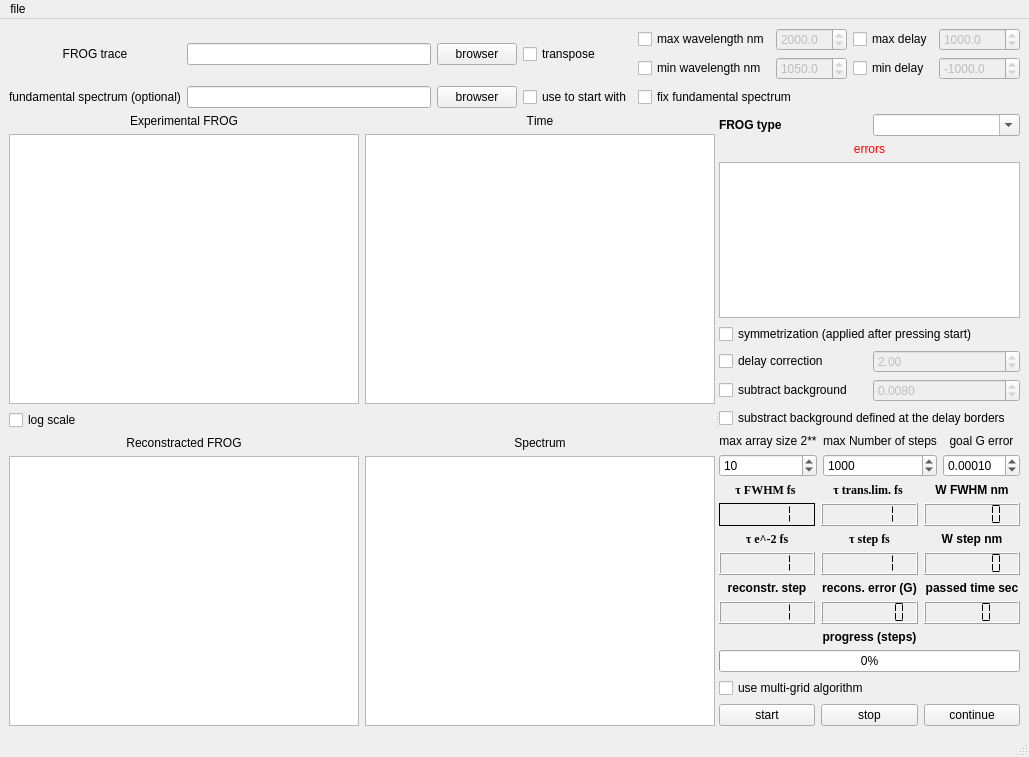
<?xml version="1.0" encoding="UTF-8"?>
<ui version="4.0">
 <class>MainWindow</class>
 <widget class="QMainWindow" name="MainWindow">
  <property name="windowModality">
   <enum>Qt::NonModal</enum>
  </property>
  <property name="geometry">
   <rect>
    <x>0</x>
    <y>0</y>
    <width>1025</width>
    <height>757</height>
   </rect>
  </property>
  <property name="sizePolicy">
   <sizepolicy hsizetype="Preferred" vsizetype="Preferred">
    <horstretch>0</horstretch>
    <verstretch>0</verstretch>
   </sizepolicy>
  </property>
  <property name="font">
   <font>
    <kerning>false</kerning>
   </font>
  </property>
  <property name="windowTitle">
   <string>Slava FROG v2.0</string>
  </property>
  <widget class="QWidget" name="centralwidget">
   <property name="sizePolicy">
    <sizepolicy hsizetype="Fixed" vsizetype="Preferred">
     <horstretch>0</horstretch>
     <verstretch>0</verstretch>
    </sizepolicy>
   </property>
   <layout class="QVBoxLayout" name="verticalLayout_3">
    <item>
     <layout class="QGridLayout" name="gridLayout_3">
      <item row="1" column="0">
       <widget class="QLabel" name="label_2">
        <property name="text">
         <string>fundamental spectrum (optional)</string>
        </property>
        <property name="alignment">
         <set>Qt::AlignCenter</set>
        </property>
       </widget>
      </item>
      <item row="0" column="2">
       <widget class="QPushButton" name="browser_FROG">
        <property name="text">
         <string>browser</string>
        </property>
       </widget>
      </item>
      <item row="0" column="0">
       <widget class="QLabel" name="label">
        <property name="text">
         <string>FROG trace</string>
        </property>
        <property name="alignment">
         <set>Qt::AlignCenter</set>
        </property>
       </widget>
      </item>
      <item row="0" column="1">
       <widget class="QLineEdit" name="file_SHG"/>
      </item>
      <item row="1" column="1">
       <widget class="QLineEdit" name="file_fun"/>
      </item>
      <item row="1" column="4">
       <widget class="QCheckBox" name="fix_fund_spec">
        <property name="text">
         <string>fix fundamental spectrum</string>
        </property>
       </widget>
      </item>
      <item row="0" column="3">
       <widget class="QCheckBox" name="checktranspose">
        <property name="text">
         <string>transpose</string>
        </property>
       </widget>
      </item>
      <item row="1" column="2">
       <widget class="QPushButton" name="browser_fun">
        <property name="text">
         <string>browser</string>
        </property>
       </widget>
      </item>
      <item row="1" column="3">
       <widget class="QCheckBox" name="use_fund_spec">
        <property name="text">
         <string>use to start with</string>
        </property>
       </widget>
      </item>
      <item row="0" column="4">
       <layout class="QHBoxLayout" name="horizontalLayout_2">
        <item>
         <layout class="QGridLayout" name="gridLayout_7">
          <item row="1" column="0">
           <widget class="QCheckBox" name="checkminwavelength">
            <property name="text">
             <string>min wavelength nm</string>
            </property>
           </widget>
          </item>
          <item row="1" column="1">
           <widget class="QDoubleSpinBox" name="minwavelength">
            <property name="enabled">
             <bool>false</bool>
            </property>
            <property name="decimals">
             <number>1</number>
            </property>
            <property name="maximum">
             <double>10000.000000000000000</double>
            </property>
            <property name="singleStep">
             <double>1.000000000000000</double>
            </property>
            <property name="value">
             <double>1050.000000000000000</double>
            </property>
           </widget>
          </item>
          <item row="0" column="1">
           <widget class="QDoubleSpinBox" name="maxwavelength">
            <property name="enabled">
             <bool>false</bool>
            </property>
            <property name="decimals">
             <number>1</number>
            </property>
            <property name="maximum">
             <double>10000.000000000000000</double>
            </property>
            <property name="singleStep">
             <double>1.000000000000000</double>
            </property>
            <property name="value">
             <double>2000.000000000000000</double>
            </property>
           </widget>
          </item>
          <item row="0" column="3">
           <widget class="QCheckBox" name="checkmaxdel">
            <property name="text">
             <string>max delay</string>
            </property>
           </widget>
          </item>
          <item row="0" column="0">
           <widget class="QCheckBox" name="checkmaxwavelength">
            <property name="text">
             <string>max wavelength nm</string>
            </property>
           </widget>
          </item>
          <item row="0" column="4">
           <widget class="QDoubleSpinBox" name="maxdelay">
            <property name="enabled">
             <bool>false</bool>
            </property>
            <property name="decimals">
             <number>1</number>
            </property>
            <property name="minimum">
             <double>-10000000.000000000000000</double>
            </property>
            <property name="maximum">
             <double>100000000.000000000000000</double>
            </property>
            <property name="singleStep">
             <double>1.000000000000000</double>
            </property>
            <property name="value">
             <double>1000.000000000000000</double>
            </property>
           </widget>
          </item>
          <item row="1" column="3">
           <widget class="QCheckBox" name="checkmindel">
            <property name="text">
             <string>min delay</string>
            </property>
           </widget>
          </item>
          <item row="1" column="4">
           <widget class="QDoubleSpinBox" name="mindelay">
            <property name="enabled">
             <bool>false</bool>
            </property>
            <property name="decimals">
             <number>1</number>
            </property>
            <property name="minimum">
             <double>-1000000.000000000000000</double>
            </property>
            <property name="maximum">
             <double>1000000.000000000000000</double>
            </property>
            <property name="singleStep">
             <double>1.000000000000000</double>
            </property>
            <property name="value">
             <double>-1000.000000000000000</double>
            </property>
           </widget>
          </item>
         </layout>
        </item>
       </layout>
      </item>
     </layout>
    </item>
    <item>
     <widget class="QSplitter" name="splitter">
      <property name="orientation">
       <enum>Qt::Horizontal</enum>
      </property>
      <widget class="QWidget" name="layoutWidget">
       <layout class="QGridLayout" name="gridLayout_8">
        <item row="1" column="0">
         <widget class="QGraphicsView" name="FROG_exp">
          <property name="minimumSize">
           <size>
            <width>350</width>
            <height>0</height>
           </size>
          </property>
         </widget>
        </item>
        <item row="5" column="0">
         <widget class="QLabel" name="label_17">
          <property name="text">
           <string>Reconstracted FROG</string>
          </property>
          <property name="alignment">
           <set>Qt::AlignCenter</set>
          </property>
         </widget>
        </item>
        <item row="0" column="0">
         <widget class="QLabel" name="label_11">
          <property name="text">
           <string>Experimental FROG</string>
          </property>
          <property name="alignment">
           <set>Qt::AlignCenter</set>
          </property>
         </widget>
        </item>
        <item row="6" column="1">
         <widget class="QGraphicsView" name="SpectrumView"/>
        </item>
        <item row="4" column="0">
         <widget class="QCheckBox" name="check_logscale">
          <property name="layoutDirection">
           <enum>Qt::LeftToRight</enum>
          </property>
          <property name="text">
           <string>log scale</string>
          </property>
         </widget>
        </item>
        <item row="6" column="0">
         <widget class="QGraphicsView" name="FROG_sim">
          <property name="whatsThis">
           <string>&lt;html&gt;&lt;head/&gt;&lt;body&gt;&lt;p&gt;FROG&lt;/p&gt;&lt;/body&gt;&lt;/html&gt;</string>
          </property>
         </widget>
        </item>
        <item row="0" column="1">
         <widget class="QLabel" name="label_18">
          <property name="text">
           <string>Time</string>
          </property>
          <property name="alignment">
           <set>Qt::AlignCenter</set>
          </property>
         </widget>
        </item>
        <item row="5" column="1">
         <widget class="QLabel" name="label_16">
          <property name="text">
           <string>Spectrum</string>
          </property>
          <property name="alignment">
           <set>Qt::AlignCenter</set>
          </property>
         </widget>
        </item>
        <item row="1" column="1">
         <widget class="QGraphicsView" name="TimeView">
          <property name="minimumSize">
           <size>
            <width>350</width>
            <height>0</height>
           </size>
          </property>
         </widget>
        </item>
       </layout>
      </widget>
      <widget class="QWidget" name="layoutWidget">
       <layout class="QVBoxLayout" name="verticalLayout_2">
        <item>
         <layout class="QHBoxLayout" name="horizontalLayout_8">
          <item>
           <widget class="QLabel" name="label_6">
            <property name="text">
             <string>&lt;html&gt;&lt;head/&gt;&lt;body&gt;&lt;p&gt;&lt;span style=&quot; font-size:9pt; font-weight:600;&quot;&gt;FROG type&lt;/span&gt;&lt;/p&gt;&lt;/body&gt;&lt;/html&gt;</string>
            </property>
            <property name="textFormat">
             <enum>Qt::RichText</enum>
            </property>
           </widget>
          </item>
          <item>
           <widget class="QComboBox" name="Type">
            <property name="editable">
             <bool>true</bool>
            </property>
            <property name="currentText">
             <string/>
            </property>
            <property name="currentIndex">
             <number>-1</number>
            </property>
            <property name="maxVisibleItems">
             <number>5</number>
            </property>
            <property name="maxCount">
             <number>10</number>
            </property>
           </widget>
          </item>
         </layout>
        </item>
        <item>
         <layout class="QHBoxLayout" name="horizontalLayout_6"/>
        </item>
        <item>
         <widget class="QLabel" name="label_14">
          <property name="palette">
           <palette>
            <active>
             <colorrole role="WindowText">
              <brush brushstyle="SolidPattern">
               <color alpha="255">
                <red>255</red>
                <green>0</green>
                <blue>0</blue>
               </color>
              </brush>
             </colorrole>
            </active>
            <inactive>
             <colorrole role="WindowText">
              <brush brushstyle="SolidPattern">
               <color alpha="255">
                <red>255</red>
                <green>0</green>
                <blue>0</blue>
               </color>
              </brush>
             </colorrole>
            </inactive>
            <disabled>
             <colorrole role="WindowText">
              <brush brushstyle="SolidPattern">
               <color alpha="255">
                <red>120</red>
                <green>120</green>
                <blue>120</blue>
               </color>
              </brush>
             </colorrole>
            </disabled>
           </palette>
          </property>
          <property name="text">
           <string>errors</string>
          </property>
          <property name="alignment">
           <set>Qt::AlignCenter</set>
          </property>
         </widget>
        </item>
        <item>
         <widget class="QTextEdit" name="error_message">
          <property name="maximumSize">
           <size>
            <width>16777215</width>
            <height>16777215</height>
           </size>
          </property>
          <property name="palette">
           <palette>
            <active>
             <colorrole role="Text">
              <brush brushstyle="SolidPattern">
               <color alpha="255">
                <red>255</red>
                <green>0</green>
                <blue>0</blue>
               </color>
              </brush>
             </colorrole>
            </active>
            <inactive>
             <colorrole role="Text">
              <brush brushstyle="SolidPattern">
               <color alpha="255">
                <red>255</red>
                <green>0</green>
                <blue>0</blue>
               </color>
              </brush>
             </colorrole>
            </inactive>
            <disabled>
             <colorrole role="Text">
              <brush brushstyle="SolidPattern">
               <color alpha="255">
                <red>120</red>
                <green>120</green>
                <blue>120</blue>
               </color>
              </brush>
             </colorrole>
            </disabled>
           </palette>
          </property>
          <property name="readOnly">
           <bool>true</bool>
          </property>
         </widget>
        </item>
        <item>
         <widget class="QCheckBox" name="check_symmetry">
          <property name="text">
           <string>symmetrization (applied after pressing start)</string>
          </property>
         </widget>
        </item>
        <item>
         <layout class="QHBoxLayout" name="horizontalLayout_3">
          <item>
           <widget class="QCheckBox" name="checkdelaycorrection">
            <property name="text">
             <string>delay correction</string>
            </property>
           </widget>
          </item>
          <item>
           <widget class="QDoubleSpinBox" name="delay_correction">
            <property name="enabled">
             <bool>false</bool>
            </property>
            <property name="decimals">
             <number>2</number>
            </property>
            <property name="maximum">
             <double>10.000000000000000</double>
            </property>
            <property name="singleStep">
             <double>0.100000000000000</double>
            </property>
            <property name="value">
             <double>2.000000000000000</double>
            </property>
           </widget>
          </item>
         </layout>
        </item>
        <item>
         <layout class="QHBoxLayout" name="horizontalLayout_4">
          <item>
           <widget class="QCheckBox" name="check_bkgsubtract">
            <property name="text">
             <string>subtract background</string>
            </property>
           </widget>
          </item>
          <item>
           <widget class="QDoubleSpinBox" name="bkg">
            <property name="enabled">
             <bool>false</bool>
            </property>
            <property name="decimals">
             <number>4</number>
            </property>
            <property name="maximum">
             <double>1.000000000000000</double>
            </property>
            <property name="singleStep">
             <double>0.001000000000000</double>
            </property>
            <property name="value">
             <double>0.008000000000000</double>
            </property>
           </widget>
          </item>
         </layout>
        </item>
        <item>
         <widget class="QCheckBox" name="check_bkgedge">
          <property name="text">
           <string>substract background defined at the delay borders</string>
          </property>
         </widget>
        </item>
        <item>
         <layout class="QGridLayout" name="gridLayout_2">
          <item row="1" column="1">
           <widget class="QSpinBox" name="iternumber">
            <property name="minimum">
             <number>1</number>
            </property>
            <property name="maximum">
             <number>10000000</number>
            </property>
            <property name="value">
             <number>1000</number>
            </property>
           </widget>
          </item>
          <item row="0" column="2" alignment="Qt::AlignVCenter">
           <widget class="QLabel" name="label_8">
            <property name="text">
             <string>goal G error</string>
            </property>
            <property name="alignment">
             <set>Qt::AlignCenter</set>
            </property>
           </widget>
          </item>
          <item row="0" column="1">
           <widget class="QLabel" name="label_7">
            <property name="text">
             <string>max Number of steps</string>
            </property>
            <property name="alignment">
             <set>Qt::AlignCenter</set>
            </property>
           </widget>
          </item>
          <item row="1" column="2">
           <widget class="QDoubleSpinBox" name="goal">
            <property name="sizePolicy">
             <sizepolicy hsizetype="Minimum" vsizetype="Maximum">
              <horstretch>0</horstretch>
              <verstretch>0</verstretch>
             </sizepolicy>
            </property>
            <property name="decimals">
             <number>5</number>
            </property>
            <property name="singleStep">
             <double>0.000010000000000</double>
            </property>
            <property name="value">
             <double>0.000100000000000</double>
            </property>
           </widget>
          </item>
          <item row="1" column="0">
           <widget class="QSpinBox" name="size">
            <property name="minimum">
             <number>1</number>
            </property>
            <property name="maximum">
             <number>100</number>
            </property>
            <property name="value">
             <number>10</number>
            </property>
            <property name="displayIntegerBase">
             <number>10</number>
            </property>
           </widget>
          </item>
          <item row="0" column="0">
           <widget class="QLabel" name="label_9">
            <property name="text">
             <string>max array size 2**</string>
            </property>
            <property name="alignment">
             <set>Qt::AlignCenter</set>
            </property>
           </widget>
          </item>
         </layout>
        </item>
        <item>
         <layout class="QGridLayout" name="gridLayout_6">
          <item row="1" column="2">
           <widget class="QLCDNumber" name="Swidth">
            <property name="toolTip">
             <string/>
            </property>
            <property name="whatsThis">
             <string>error</string>
            </property>
            <property name="smallDecimalPoint">
             <bool>false</bool>
            </property>
            <property name="digitCount">
             <number>6</number>
            </property>
            <property name="segmentStyle">
             <enum>QLCDNumber::Flat</enum>
            </property>
            <property name="value" stdset="0">
             <double>0.000000000000000</double>
            </property>
           </widget>
          </item>
          <item row="0" column="0">
           <widget class="QLabel" name="label_10">
            <property name="font">
             <font>
              <family>Times New Roman</family>
              <pointsize>9</pointsize>
              <italic>false</italic>
              <bold>true</bold>
              <underline>false</underline>
              <strikeout>false</strikeout>
              <kerning>true</kerning>
             </font>
            </property>
            <property name="text">
             <string>&lt;html&gt;&lt;head/&gt;&lt;body&gt;&lt;p&gt;&amp;tau; FWHM fs &lt;/p&gt;&lt;/body&gt;&lt;/html&gt;</string>
            </property>
            <property name="alignment">
             <set>Qt::AlignCenter</set>
            </property>
           </widget>
          </item>
          <item row="1" column="0">
           <widget class="QLCDNumber" name="duration">
            <property name="frameShadow">
             <enum>QFrame::Plain</enum>
            </property>
            <property name="segmentStyle">
             <enum>QLCDNumber::Flat</enum>
            </property>
            <property name="value" stdset="0">
             <double>1.000000000000000</double>
            </property>
           </widget>
          </item>
          <item row="1" column="1">
           <widget class="QLCDNumber" name="duration_tl">
            <property name="segmentStyle">
             <enum>QLCDNumber::Flat</enum>
            </property>
            <property name="value" stdset="0">
             <double>1.000000000000000</double>
            </property>
           </widget>
          </item>
          <item row="0" column="2">
           <widget class="QLabel" name="label_12">
            <property name="font">
             <font>
              <italic>false</italic>
              <bold>true</bold>
              <underline>false</underline>
              <strikeout>false</strikeout>
              <kerning>true</kerning>
             </font>
            </property>
            <property name="text">
             <string>W FWHM nm</string>
            </property>
            <property name="alignment">
             <set>Qt::AlignCenter</set>
            </property>
           </widget>
          </item>
          <item row="2" column="2">
           <widget class="QLabel" name="label_20">
            <property name="font">
             <font>
              <italic>false</italic>
              <bold>true</bold>
              <underline>false</underline>
              <strikeout>false</strikeout>
              <kerning>true</kerning>
             </font>
            </property>
            <property name="text">
             <string>W step nm</string>
            </property>
            <property name="alignment">
             <set>Qt::AlignCenter</set>
            </property>
           </widget>
          </item>
          <item row="0" column="1">
           <widget class="QLabel" name="label_19">
            <property name="font">
             <font>
              <family>Times New Roman</family>
              <pointsize>9</pointsize>
              <italic>false</italic>
              <bold>true</bold>
              <underline>false</underline>
              <strikeout>false</strikeout>
              <kerning>true</kerning>
             </font>
            </property>
            <property name="text">
             <string>&lt;html&gt;&lt;head/&gt;&lt;body&gt;&lt;p&gt;&amp;tau; trans.lim. fs &lt;/p&gt;&lt;/body&gt;&lt;/html&gt;</string>
            </property>
            <property name="alignment">
             <set>Qt::AlignCenter</set>
            </property>
           </widget>
          </item>
          <item row="3" column="2">
           <widget class="QLCDNumber" name="Sstep">
            <property name="toolTip">
             <string/>
            </property>
            <property name="whatsThis">
             <string>error</string>
            </property>
            <property name="smallDecimalPoint">
             <bool>false</bool>
            </property>
            <property name="digitCount">
             <number>6</number>
            </property>
            <property name="segmentStyle">
             <enum>QLCDNumber::Flat</enum>
            </property>
            <property name="value" stdset="0">
             <double>0.000000000000000</double>
            </property>
           </widget>
          </item>
          <item row="2" column="1">
           <widget class="QLabel" name="label_13">
            <property name="font">
             <font>
              <family>Times New Roman</family>
              <pointsize>9</pointsize>
              <italic>false</italic>
              <bold>true</bold>
              <underline>false</underline>
              <strikeout>false</strikeout>
              <kerning>true</kerning>
             </font>
            </property>
            <property name="text">
             <string>&lt;html&gt;&lt;head/&gt;&lt;body&gt;&lt;p&gt;&amp;tau; step fs&lt;/p&gt;&lt;/body&gt;&lt;/html&gt;</string>
            </property>
            <property name="alignment">
             <set>Qt::AlignCenter</set>
            </property>
           </widget>
          </item>
          <item row="3" column="1">
           <widget class="QLCDNumber" name="Tstep">
            <property name="segmentStyle">
             <enum>QLCDNumber::Flat</enum>
            </property>
            <property name="value" stdset="0">
             <double>1.000000000000000</double>
            </property>
           </widget>
          </item>
          <item row="2" column="0">
           <widget class="QLabel" name="label_3">
            <property name="font">
             <font>
              <family>Times New Roman</family>
              <pointsize>9</pointsize>
              <bold>true</bold>
              <kerning>false</kerning>
             </font>
            </property>
            <property name="text">
             <string>&lt;html&gt;&lt;head/&gt;&lt;body&gt;&lt;p&gt;τ e^-2 fs&lt;/p&gt;&lt;/body&gt;&lt;/html&gt;</string>
            </property>
            <property name="alignment">
             <set>Qt::AlignCenter</set>
            </property>
           </widget>
          </item>
          <item row="3" column="0">
           <widget class="QLCDNumber" name="duration_e">
            <property name="segmentStyle">
             <enum>QLCDNumber::Flat</enum>
            </property>
            <property name="intValue" stdset="0">
             <number>1</number>
            </property>
           </widget>
          </item>
         </layout>
        </item>
        <item>
         <layout class="QGridLayout" name="gridLayout">
          <item row="0" column="0">
           <widget class="QLabel" name="label_4">
            <property name="font">
             <font>
              <italic>false</italic>
              <bold>true</bold>
              <underline>false</underline>
              <strikeout>false</strikeout>
              <kerning>true</kerning>
             </font>
            </property>
            <property name="text">
             <string>reconstr. step</string>
            </property>
            <property name="alignment">
             <set>Qt::AlignCenter</set>
            </property>
           </widget>
          </item>
          <item row="0" column="1">
           <widget class="QLabel" name="label_5">
            <property name="font">
             <font>
              <bold>true</bold>
              <kerning>false</kerning>
             </font>
            </property>
            <property name="text">
             <string>recons. error (G)</string>
            </property>
            <property name="alignment">
             <set>Qt::AlignCenter</set>
            </property>
           </widget>
          </item>
          <item row="0" column="2">
           <widget class="QLabel" name="label_15">
            <property name="font">
             <font>
              <bold>true</bold>
              <kerning>false</kerning>
             </font>
            </property>
            <property name="text">
             <string>passed time sec</string>
            </property>
            <property name="alignment">
             <set>Qt::AlignCenter</set>
            </property>
           </widget>
          </item>
          <item row="1" column="0">
           <widget class="QLCDNumber" name="step">
            <property name="segmentStyle">
             <enum>QLCDNumber::Flat</enum>
            </property>
            <property name="value" stdset="0">
             <double>1.000000000000000</double>
            </property>
           </widget>
          </item>
          <item row="1" column="1">
           <widget class="QLCDNumber" name="error">
            <property name="toolTip">
             <string/>
            </property>
            <property name="whatsThis">
             <string>error</string>
            </property>
            <property name="smallDecimalPoint">
             <bool>false</bool>
            </property>
            <property name="digitCount">
             <number>7</number>
            </property>
            <property name="segmentStyle">
             <enum>QLCDNumber::Flat</enum>
            </property>
            <property name="value" stdset="0">
             <double>0.000000000000000</double>
            </property>
           </widget>
          </item>
          <item row="1" column="2">
           <widget class="QLCDNumber" name="timer">
            <property name="smallDecimalPoint">
             <bool>false</bool>
            </property>
            <property name="digitCount">
             <number>4</number>
            </property>
            <property name="segmentStyle">
             <enum>QLCDNumber::Flat</enum>
            </property>
            <property name="value" stdset="0">
             <double>0.000000000000000</double>
            </property>
           </widget>
          </item>
         </layout>
        </item>
        <item>
         <layout class="QVBoxLayout" name="verticalLayout">
          <item>
           <widget class="QLabel" name="label_21">
            <property name="enabled">
             <bool>true</bool>
            </property>
            <property name="maximumSize">
             <size>
              <width>16777215</width>
              <height>9777215</height>
             </size>
            </property>
            <property name="font">
             <font>
              <italic>false</italic>
              <bold>true</bold>
              <underline>false</underline>
              <strikeout>false</strikeout>
              <kerning>false</kerning>
             </font>
            </property>
            <property name="text">
             <string>progress (steps)</string>
            </property>
            <property name="alignment">
             <set>Qt::AlignCenter</set>
            </property>
            <property name="indent">
             <number>0</number>
            </property>
           </widget>
          </item>
          <item>
           <widget class="QProgressBar" name="progressBar">
            <property name="value">
             <number>0</number>
            </property>
           </widget>
          </item>
         </layout>
        </item>
        <item>
         <layout class="QHBoxLayout" name="horizontalLayout_5">
          <item>
           <widget class="QCheckBox" name="multi_grid">
            <property name="text">
             <string>use multi-grid algorithm</string>
            </property>
           </widget>
          </item>
         </layout>
        </item>
        <item>
         <layout class="QHBoxLayout" name="horizontalLayout">
          <item>
           <widget class="QPushButton" name="startBt">
            <property name="text">
             <string>start</string>
            </property>
           </widget>
          </item>
          <item>
           <widget class="QPushButton" name="stopBt">
            <property name="text">
             <string>stop</string>
            </property>
           </widget>
          </item>
          <item>
           <widget class="QPushButton" name="continueBt">
            <property name="text">
             <string>continue</string>
            </property>
           </widget>
          </item>
         </layout>
        </item>
       </layout>
      </widget>
     </widget>
    </item>
   </layout>
  </widget>
  <widget class="QMenuBar" name="menubar">
   <property name="geometry">
    <rect>
     <x>0</x>
     <y>0</y>
     <width>1025</width>
     <height>22</height>
    </rect>
   </property>
   <widget class="QMenu" name="menufile">
    <property name="title">
     <string>file</string>
    </property>
    <addaction name="actionsave_FROG"/>
    <addaction name="actionsave_experimental_FROG"/>
    <addaction name="actionsave_time"/>
    <addaction name="actionsave_spectrum"/>
    <addaction name="separator"/>
    <addaction name="actionsave_all"/>
   </widget>
   <addaction name="menufile"/>
  </widget>
  <widget class="QStatusBar" name="statusbar"/>
  <action name="actionsave_FROG">
   <property name="text">
    <string>save reconstructed FROG</string>
   </property>
  </action>
  <action name="actionsave_time">
   <property name="text">
    <string>save time</string>
   </property>
  </action>
  <action name="actionsave_spectrum">
   <property name="text">
    <string>save spectrum</string>
   </property>
  </action>
  <action name="actionsave_best_D_scan">
   <property name="text">
    <string>save best D-scan</string>
   </property>
  </action>
  <action name="actionsave_mean_D_scan">
   <property name="text">
    <string>save mean D-scan</string>
   </property>
  </action>
  <action name="actionsave_all">
   <property name="text">
    <string>save all</string>
   </property>
  </action>
  <action name="actionsave_experimental_FROG">
   <property name="text">
    <string>save experimental FROG</string>
   </property>
  </action>
 </widget>
 <resources/>
 <connections/>
</ui>
